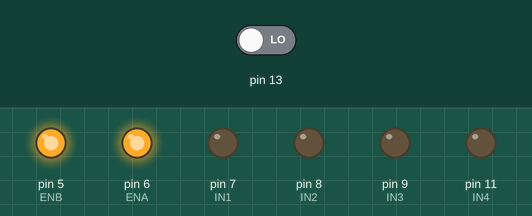
Simulated run of this sketch. Board: Arduino Uno, built with avr-gcc and run on an emulated ATmega328P. Shown: output pins drawn as LEDs (lit = HIGH). Inputs (shaded band) come from the test bench; at power-on: pin 13 LOW. What the sketch prints to the serial monitor is not drawn.

Above: at 1.2 s.
1.3 s: pin 13 driven HIGH
At 1.9 s:
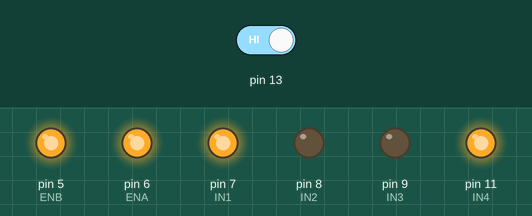
At 2.7 s:
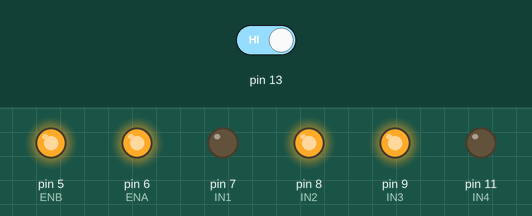
4.3 s: pin 13 driven LOW
At 6.5 s:
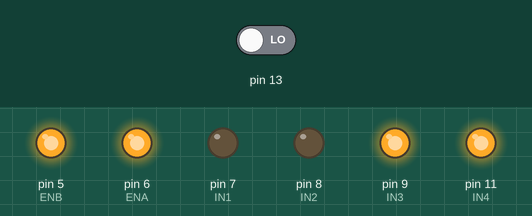
Timing chart, 0 to 8.0 s (numbered marks = the images above; inputs shaded):
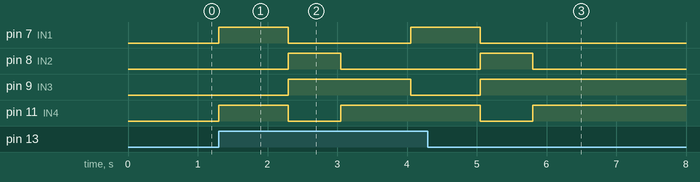

Measured:
- after the input at 1.3 s, pin 7 (IN1): LOW → HIGH at once, → LOW 1.0 s later, → HIGH 1.8 s later; pin 8 (IN2): LOW → HIGH after 1.0 s, → LOW 0.75 s later; pin 9 (IN3): LOW → HIGH after 1.0 s, → LOW 1.8 s later; pin 11 (IN4): LOW → HIGH at once, → LOW 1.0 s later, → HIGH 0.75 s later
- after the input at 4.3 s, pin 7 (IN1): goes on until 5.1 s, then stays LOW; pin 8 (IN2): goes on until 5.8 s, then stays LOW; pin 9 (IN3): goes on until 5.1 s, then stays HIGH; pin 11 (IN4): goes on until 5.8 s, then stays HIGH

The sketch:

Stepper-Controller.ino
```cpp
#define ENB 5
#define IN1 7
#define IN2 8
#define IN3 9
#define IN4 11
#define ENA 6

void setup() {
  Serial.begin(9600);
  pinMode(ENB, OUTPUT);
  pinMode(IN1, OUTPUT);
  pinMode(IN2, OUTPUT);
  pinMode(IN3, OUTPUT);
  pinMode(IN4, OUTPUT);
  pinMode(ENA, OUTPUT);
  pinMode(13, INPUT);
  digitalWrite(ENA, HIGH);
  digitalWrite(ENB, HIGH);
}

void pullUp() {
  digitalWrite(IN1, HIGH);
  digitalWrite(IN2, LOW);
  digitalWrite(IN3, LOW);
  digitalWrite(IN4, HIGH);  //go forward
}

void lower() {
  digitalWrite(IN1, LOW);
  digitalWrite(IN2, HIGH);
  digitalWrite(IN3, HIGH);
  digitalWrite(IN4, LOW);
}

void stop() {
  digitalWrite(IN1, LOW);
  digitalWrite(IN2, LOW);
  digitalWrite(IN3, HIGH);
  digitalWrite(IN4, HIGH);
}
void pour() {
  pullUp();
  delay(1000);
  lower();
  delay(750);
  stop();
  delay(1000);
}
void loop() {
  Serial.print(digitalRead(13));
  if (digitalRead(13) == 1) {
    pour();
  }
}
```
